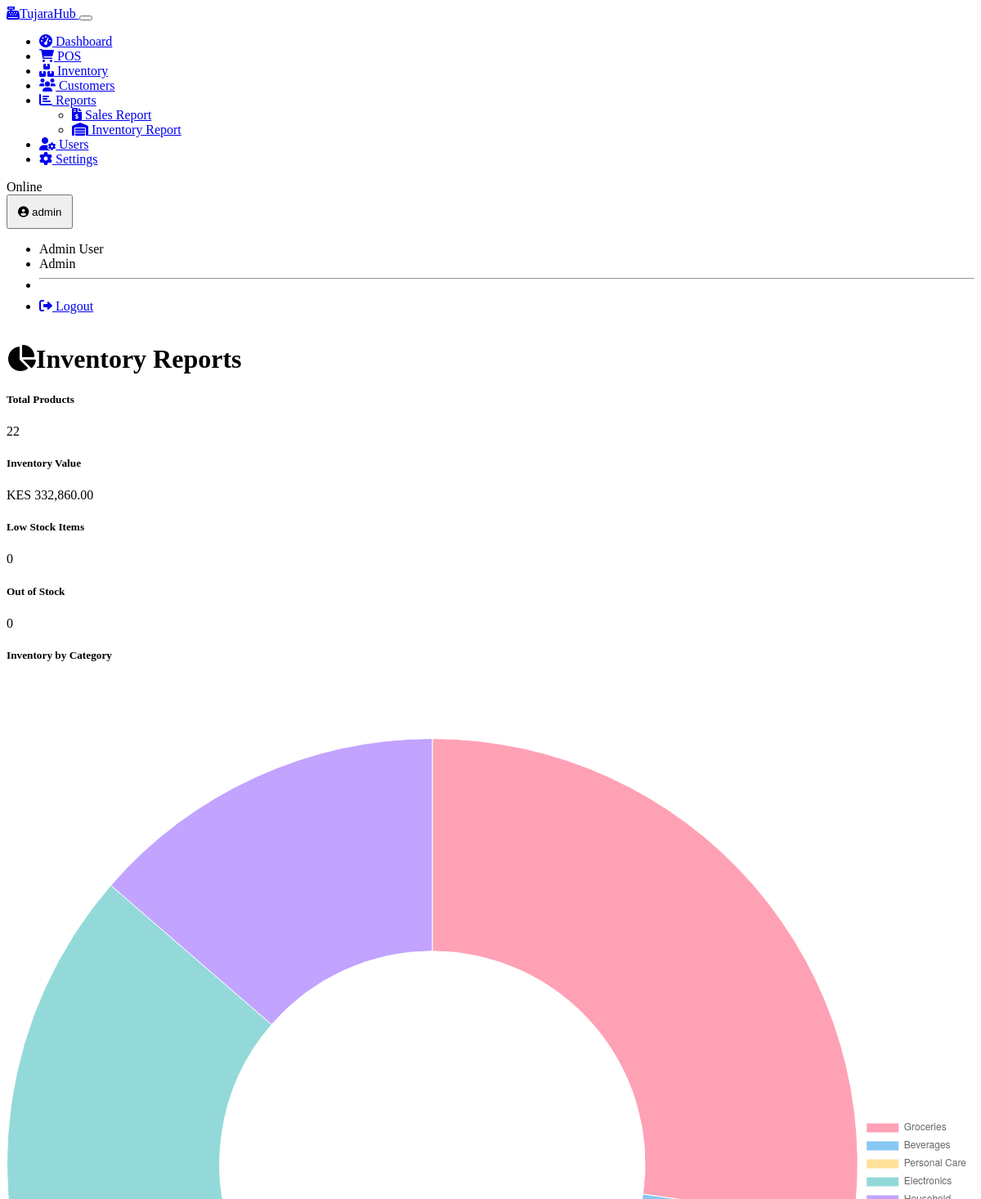
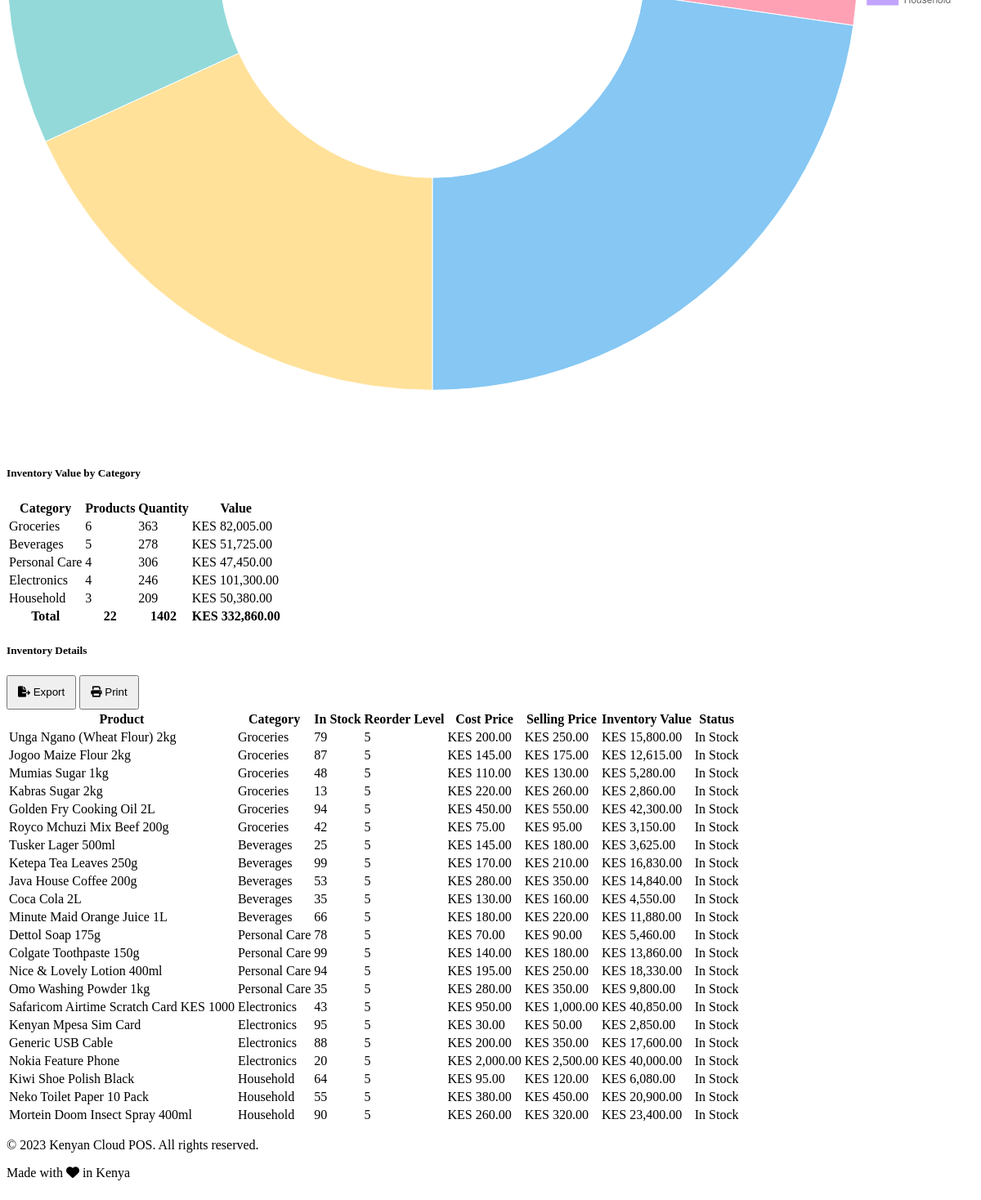
Page /reports/inventory (signed in) on the earlier database version (2 pictures, top to bottom).
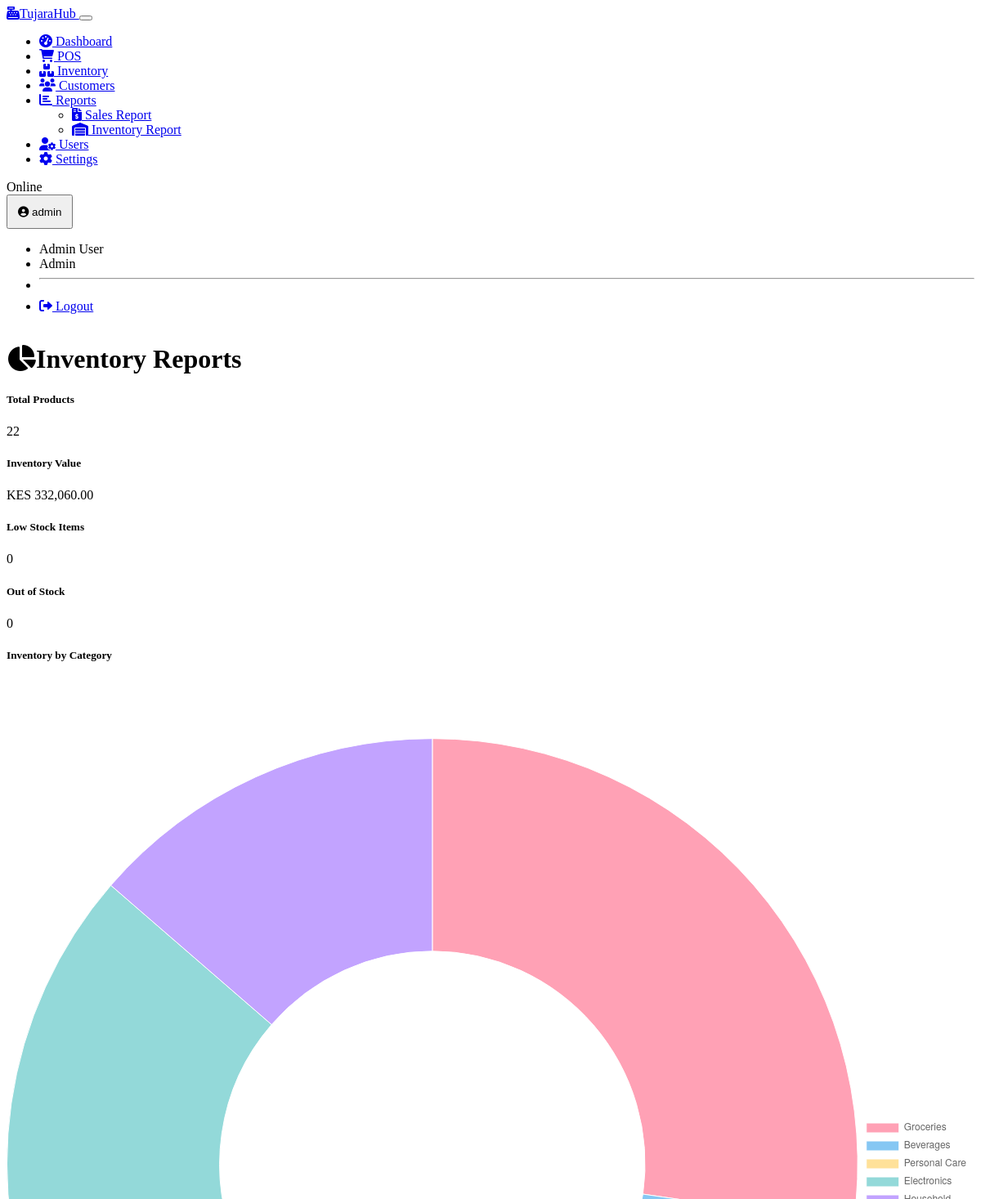
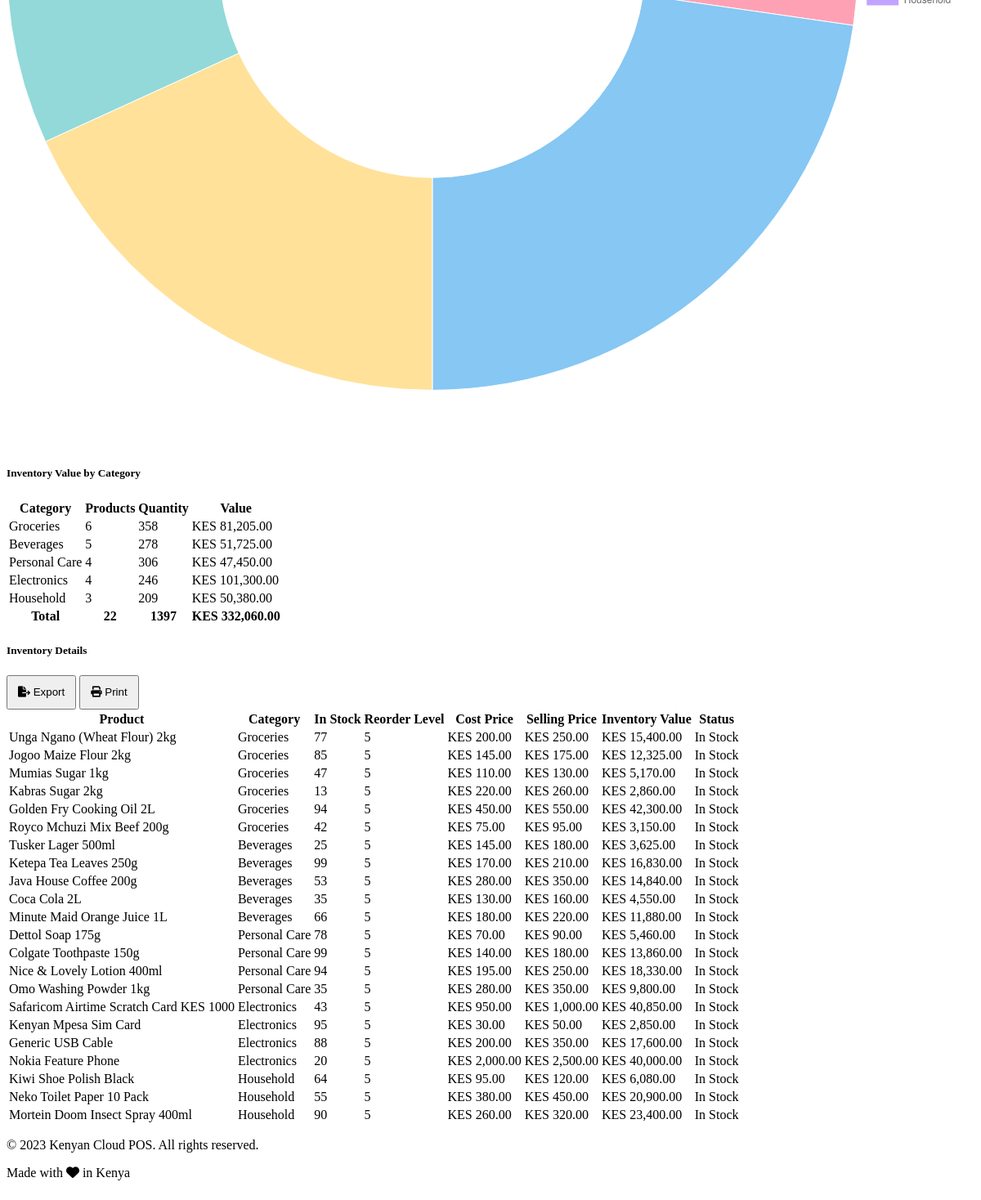
Same page on the later database version (2 pictures, top to bottom).
### models.py (models this page shows, shortened)
class Inventory(db.Model):
    id = db.Column(db.Integer, primary_key=True)
    quantity = db.Column(db.Integer, default=0)
    reorder_level = db.Column(db.Integer, default=5)
    last_restock_date = db.Column(db.DateTime)
    updated_at = db.Column(db.DateTime, default=datetime.utcnow, onupdate=datetime.utcnow)
    product_id = db.Column(db.Integer, db.ForeignKey('product.id'), nullable=False)
    store_id = db.Column(db.Integer, db.ForeignKey('store.id'), nullable=False)
    __table_args__ = (db.UniqueConstraint('product_id', 'store_id', name='_product_store_uc'),)

class Product(db.Model):
    id = db.Column(db.Integer, primary_key=True)
    name = db.Column(db.String(100), nullable=False)
    description = db.Column(db.Text)
    sku = db.Column(db.String(50), unique=True)
    barcode = db.Column(db.String(50), unique=True)
    selling_price = db.Column(db.Float, nullable=False)
    cost_price = db.Column(db.Float, nullable=False)
    tax_rate = db.Column(db.Float, default=0.0)  # VAT rate in percentage
    is_active = db.Column(db.Boolean, default=True)
    created_at = db.Column(db.DateTime, default=datetime.utcnow)
    updated_at = db.Column(db.DateTime, default=datetime.utcnow, onupdate=datetime.utcnow)
    category_id = db.Column(db.Integer, db.ForeignKey('category.id'))
    supplier_id = db.Column(db.Integer, db.ForeignKey('supplier.id'))
    inventory = db.relationship('Inventory', backref='product', lazy=True)
    sale_items = db.relationship('SaleItem', backref='product', lazy=True)

class Category(db.Model):
    id = db.Column(db.Integer, primary_key=True)
    name = db.Column(db.String(100), nullable=False)
    description = db.Column(db.String(255))
    products = db.relationship('Product', backref='category', lazy=True)

### routes.py (the view)
    @app.route('/reports/inventory')
    @login_required
    @not_cashier_required
    def inventory_report():
        store_id = session.get('store_id')
        inventory_items = (
            db.session.query(Product, Inventory, Category)
            .join(Inventory, Product.id == Inventory.product_id)
            .outerjoin(Category, Product.category_id == Category.id)
            .filter(Inventory.store_id == store_id)
            .all()
        )
        total_value = sum(item[0].cost_price * item[1].quantity for item in inventory_items)
        categories = {}
        for product, inventory, category in inventory_items:
            category_name = category.name if category else "Uncategorized"
            if category_name not in categories:
                categories[category_name] = {
                    'count': 0,
                    'quantity': 0,
                    'value': 0
                }
            categories[category_name]['count'] += 1
            categories[category_name]['quantity'] += inventory.quantity
            categories[category_name]['value'] += product.cost_price * inventory.quantity
        return render_template(
            'reports/inventory.html',
            inventory_items=inventory_items,
            total_value=total_value,
            categories=categories
        )

### auth.py (called while the page is built)
def login_required(view):
    @wraps(view)
    def wrapped_view(**kwargs):
        if not session.get('user_id'):
            return redirect(url_for('login'))
        return view(**kwargs)
    return wrapped_view

def not_cashier_required(view):
    @wraps(view)
    def wrapped_view(**kwargs):
        if not session.get('user_id'):
            return redirect(url_for('login'))
        if session.get('role') == Role.EMPLOYEE:
            flash('Employees do not have access to this area.', 'danger')
            return redirect(url_for('pos'))
        return view(**kwargs)
    return wrapped_view

def load_logged_in_user():
    user_id = session.get('user_id')
    if user_id is None:
        g.user = None
    else:
        try:
            g.user = User.query.get(user_id)
        except Exception:
            g.user = None

### models.py (called while the page is built)
    @property
    def full_name(self):
        return f"{self.first_name} {self.last_name}"

### templates/reports/inventory.html (shortened to what the changed rows need)
{% extends 'base.html' %}
{% block content %}
<div class="container">
    <h1 class="mb-4"><i class="fas fa-chart-pie me-2"></i>Inventory Reports</h1>
    <div class="row mb-4">
        <div class="col-md-3">
            <div class="card bg-success bg-opacity-10 h-100">
                <div class="card-body text-center">
                    <h5 class="card-title text-success">Inventory Value</h5>
                    <div class="display-5">KES {{ "{:,.2f}".format(total_value) }}</div>
                </div>
            </div>
        </div>
    </div>
    <div class="row mb-4">
        <div class="col-md-6">
            <div class="card h-100">
                <div class="card-body">
                    <table class="table">
                        <thead>
                            <tr>
                                <th>Category</th>
                                <th class="text-center">Products</th>
                                <th class="text-center">Quantity</th>
                                <th class="text-end">Value</th>
                            </tr>
                        </thead>
                        <tbody>
                            {% for category_name, data in categories.items() %}
                            <tr>
                                <td>{{ category_name }}</td>
                                <td class="text-center">{{ data.count }}</td>
                                <td class="text-center">{{ data.quantity }}</td>
                                <td class="text-end">KES {{ "{:,.2f}".format(data.value) }}</td>
                            </tr>
                            {% endfor %}
                            <tr class="table-light">
                                <th>Total</th>
                                <th class="text-center">{{ inventory_items|length }}</th>
                                <th class="text-center">{{ categories.values()|map(attribute='quantity')|sum }}</th>
                                <th class="text-end">KES {{ "{:,.2f}".format(total_value) }}</th>
                            </tr>
                        </tbody>
                    </table>
                </div>
            </div>
        </div>
    </div>
    <div class="card">
        <div class="card-body p-0">
            <div class="table-responsive">
                <table class="table table-hover">
                    <thead>
                        <tr>
                            <th>Product</th>
                            <th>Category</th>
                            <th class="text-center">In Stock</th>
                            <th class="text-center">Reorder Level</th>
                            <th class="text-end">Cost Price</th>
                            <th class="text-end">Selling Price</th>
                            <th class="text-end">Inventory Value</th>
                            <th class="text-center">Status</th>
                        </tr>
                    </thead>
                    <tbody>
                        {% if inventory_items %}
                            {% for product, inventory, category in inventory_items %}
                            <tr class="{% if inventory.quantity <= 0 %}table-danger{% elif inventory.quantity <= inventory.reorder_level %}table-warning{% endif %}">
                                <td>{{ product.name }}</td>
                                <td>{{ category.name if category else 'Uncategorized' }}</td>
                                <td class="text-center">{{ inventory.quantity }}</td>
                                <td class="text-center">{{ inventory.reorder_level }}</td>
                                <td class="text-end">KES {{ "{:,.2f}".format(product.cost_price) }}</td>
                                <td class="text-end">KES {{ "{:,.2f}".format(product.selling_price) }}</td>
                                <td class="text-end">KES {{ "{:,.2f}".format(product.cost_price * inventory.quantity) }}</td>
                                <td class="text-center">
                                    {% if inventory.quantity <= 0 %}
                                    <span class="badge bg-danger">Out of Stock</span>
                                    {% elif inventory.quantity <= inventory.reorder_level %}
                                    <span class="badge bg-warning text-dark">Low Stock</span>
                                    {% else %}
                                    <span class="badge bg-success">In Stock</span>
                                    {% endif %}
                                </td>
                            </tr>
                            {% endfor %}
                        {% else %}
                            <tr>
                                <td colspan="8" class="text-center py-4">No inventory data available</td>
                            </tr>
                        {% endif %}
                    </tbody>
                </table>
            </div>
        </div>
    </div>
</div>
{% endblock %}
{% block extra_js %}
<script>
    document.addEventListener('DOMContentLoaded', function() {
        // Category chart
        const categoryCanvas = document.getElementById('category-chart');
        if (categoryCanvas) {
            // Prepare data from categories
            const categoryData = {
                {% for category_name, data in categories.items() %}
                "{{ category_name }}": {{ data.count }},
                {% endfor %}
            };
            const labels = Object.keys(categoryData);
            const data = Object.values(categoryData);
            // Generate colors
            const backgroundColors = [
                'rgba(255, 99, 132, 0.6)',
                'rgba(54, 162, 235, 0.6)',
                'rgba(255, 206, 86, 0.6)',
                'rgba(75, 192, 192, 0.6)',
                'rgba(153, 102, 255, 0.6)',
                'rgba(255, 159, 64, 0.6)',
                'rgba(199, 199, 199, 0.6)'
            ];
            const categoryChart = new Chart(categoryCanvas, {
                type: 'doughnut',
                data: {
                    labels: labels,
                    datasets: [{
                        data: data,
                        backgroundColor: backgroundColors.slice(0, labels.length),
                        borderWidth: 1
                    }]
                },
                options: {
                    responsive: true,
                    plugins: {
                        legend: {
                            position: 'right',
                        },
                        tooltip: {
                            callbacks: {
                                label: function(context) {
                                    const value = context.raw;
                                    const total = context.dataset.data.reduce((a, b) => a + b, 0);
                                    const percentage = Math.round((value / total) * 100);
                                    return `${context.label}: ${value} products (${percentage}%)`;
                                }
                            }
                        }
                    }
                }
            });
        }
    });
</script>
{% endblock %}

Differences in the rows shown:
changed Inventory "Groceries": quantity "363" → "358"; value "82,005.00" → "81,205.00"
changed through a linked row, Product "Unga Ngano (Wheat Flour) 2kg": quantity "79" → "77"; product.cost_price*inventory.quantity "15,800.00" → "15,400.00"
changed through a linked row, Product "Jogoo Maize Flour 2kg": quantity "87" → "85"; product.cost_price*inventory.quantity "12,615.00" → "12,325.00"
changed through a linked row, Product "Mumias Sugar 1kg": quantity "48" → "47"; product.cost_price*inventory.quantity "5,280.00" → "5,170.00"
Other differences:
{{ "{:,.2f}".format(total_value) }}: "332,860.00" → "332,060.00"
{{ categories.values()|map(attribute='quantity')|sum }}: "1402" → "1397"
